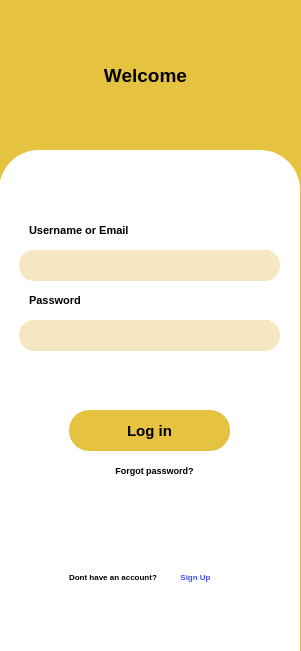
<?xml version="1.0" encoding="UTF-8"?>
<ui version="4.0">
 <class>Splash</class>
 <widget class="QMainWindow" name="Splash">
  <property name="geometry">
   <rect>
    <x>0</x>
    <y>0</y>
    <width>301</width>
    <height>651</height>
   </rect>
  </property>
  <property name="windowTitle">
   <string>Splash</string>
  </property>
  <property name="styleSheet">
   <string notr="true">background-color:#e5c341;
</string>
  </property>
  <widget class="QWidget" name="centralwidget">
   <widget class="QStackedWidget" name="stackedWidget">
    <property name="geometry">
     <rect>
      <x>-10</x>
      <y>0</y>
      <width>311</width>
      <height>661</height>
     </rect>
    </property>
    <property name="styleSheet">
     <string notr="true">#page_2 {
    background-color: #fff;
}
#page_3 {
    background-color: #e5c341;
}</string>
    </property>
    <property name="currentIndex">
     <number>2</number>
    </property>
    <widget class="QWidget" name="page"/>
    <widget class="QWidget" name="page_2">
     <widget class="QPushButton" name="pushButton">
      <property name="enabled">
       <bool>true</bool>
      </property>
      <property name="geometry">
       <rect>
        <x>70</x>
        <y>150</y>
        <width>181</width>
        <height>171</height>
       </rect>
      </property>
      <property name="styleSheet">
       <string notr="true">border:none;
background-color:#fff;</string>
      </property>
      <property name="text">
       <string/>
      </property>
      <property name="icon">
       <iconset resource="res.qrc">
        <normaloff>:/image/humaigoLogo-removebg-preview.png</normaloff>:/image/humaigoLogo-removebg-preview.png</iconset>
      </property>
      <property name="iconSize">
       <size>
        <width>180</width>
        <height>180</height>
       </size>
      </property>
     </widget>
     <widget class="QLabel" name="label">
      <property name="geometry">
       <rect>
        <x>50</x>
        <y>300</y>
        <width>221</width>
        <height>20</height>
       </rect>
      </property>
      <property name="font">
       <font>
        <family>Tahoma</family>
        <bold>true</bold>
       </font>
      </property>
      <property name="styleSheet">
       <string notr="true">color:#000;
background-color:#fff;</string>
      </property>
      <property name="text">
       <string>Right Moisture, Rice’s Future!</string>
      </property>
      <property name="alignment">
       <set>Qt::AlignmentFlag::AlignCenter</set>
      </property>
     </widget>
     <widget class="QPushButton" name="loginPagePushButton">
      <property name="geometry">
       <rect>
        <x>80</x>
        <y>350</y>
        <width>161</width>
        <height>41</height>
       </rect>
      </property>
      <property name="font">
       <font>
        <family>Tahoma</family>
        <pointsize>11</pointsize>
        <bold>true</bold>
       </font>
      </property>
      <property name="styleSheet">
       <string notr="true">color: #000;
border-radius: 20px;
background-color:#e5c341;
</string>
      </property>
      <property name="text">
       <string>Log in</string>
      </property>
     </widget>
     <widget class="QPushButton" name="pushButton_4">
      <property name="geometry">
       <rect>
        <x>90</x>
        <y>450</y>
        <width>151</width>
        <height>21</height>
       </rect>
      </property>
      <property name="font">
       <font>
        <family>Tahoma</family>
        <pointsize>7</pointsize>
        <bold>true</bold>
       </font>
      </property>
      <property name="styleSheet">
       <string notr="true">color:#000;
border:none;
background-color:#fff;</string>
      </property>
      <property name="text">
       <string>Forgot password?</string>
      </property>
     </widget>
     <widget class="QPushButton" name="signUpPagePushButton">
      <property name="geometry">
       <rect>
        <x>80</x>
        <y>400</y>
        <width>161</width>
        <height>41</height>
       </rect>
      </property>
      <property name="font">
       <font>
        <family>Tahoma</family>
        <pointsize>11</pointsize>
        <bold>true</bold>
       </font>
      </property>
      <property name="styleSheet">
       <string notr="true">color: #000;
border-radius: 20px;
background-color:#f4e7c2;
</string>
      </property>
      <property name="text">
       <string>Sign up</string>
      </property>
     </widget>
    </widget>
    <widget class="QWidget" name="page_3">
     <widget class="QFrame" name="frame">
      <property name="geometry">
       <rect>
        <x>9</x>
        <y>150</y>
        <width>301</width>
        <height>841</height>
       </rect>
      </property>
      <property name="styleSheet">
       <string notr="true">background-color: rgb(255, 255, 255);
border-radius: 40px;</string>
      </property>
      <property name="frameShape">
       <enum>QFrame::Shape::StyledPanel</enum>
      </property>
      <property name="frameShadow">
       <enum>QFrame::Shadow::Raised</enum>
      </property>
      <widget class="QLabel" name="label_3">
       <property name="geometry">
        <rect>
         <x>30</x>
         <y>70</y>
         <width>191</width>
         <height>21</height>
        </rect>
       </property>
       <property name="font">
        <font>
         <family>Tahoma</family>
         <pointsize>8</pointsize>
         <fontweight>ExtraBold</fontweight>
        </font>
       </property>
       <property name="styleSheet">
        <string notr="true">color:#000;
font-weight:800;</string>
       </property>
       <property name="text">
        <string>Username or Email</string>
       </property>
       <property name="alignment">
        <set>Qt::AlignmentFlag::AlignLeading|Qt::AlignmentFlag::AlignLeft|Qt::AlignmentFlag::AlignVCenter</set>
       </property>
      </widget>
      <widget class="QFrame" name="frame_2">
       <property name="geometry">
        <rect>
         <x>20</x>
         <y>100</y>
         <width>261</width>
         <height>31</height>
        </rect>
       </property>
       <property name="styleSheet">
        <string notr="true">border-radius:15px;
background-color: rgb(244, 231, 194);
color:#000;</string>
       </property>
       <property name="frameShape">
        <enum>QFrame::Shape::StyledPanel</enum>
       </property>
       <property name="frameShadow">
        <enum>QFrame::Shadow::Raised</enum>
       </property>
       <widget class="QLineEdit" name="loginUsernameLineEdit">
        <property name="geometry">
         <rect>
          <x>20</x>
          <y>0</y>
          <width>231</width>
          <height>28</height>
         </rect>
        </property>
        <property name="font">
         <font>
          <family>Tahoma</family>
          <pointsize>8</pointsize>
          <bold>false</bold>
         </font>
        </property>
        <property name="text">
         <string/>
        </property>
       </widget>
      </widget>
      <widget class="QLabel" name="label_5">
       <property name="geometry">
        <rect>
         <x>30</x>
         <y>140</y>
         <width>191</width>
         <height>21</height>
        </rect>
       </property>
       <property name="font">
        <font>
         <family>Tahoma</family>
         <pointsize>8</pointsize>
         <fontweight>ExtraBold</fontweight>
        </font>
       </property>
       <property name="styleSheet">
        <string notr="true">color:#000;
font-weight:800;</string>
       </property>
       <property name="text">
        <string>Password</string>
       </property>
       <property name="alignment">
        <set>Qt::AlignmentFlag::AlignLeading|Qt::AlignmentFlag::AlignLeft|Qt::AlignmentFlag::AlignVCenter</set>
       </property>
      </widget>
      <widget class="QFrame" name="frame_3">
       <property name="geometry">
        <rect>
         <x>20</x>
         <y>170</y>
         <width>261</width>
         <height>31</height>
        </rect>
       </property>
       <property name="styleSheet">
        <string notr="true">border-radius:15px;
background-color: rgb(244, 231, 194);
color:#000;</string>
       </property>
       <property name="frameShape">
        <enum>QFrame::Shape::StyledPanel</enum>
       </property>
       <property name="frameShadow">
        <enum>QFrame::Shadow::Raised</enum>
       </property>
       <widget class="QLineEdit" name="loginPasswordLineEdit">
        <property name="geometry">
         <rect>
          <x>20</x>
          <y>0</y>
          <width>231</width>
          <height>28</height>
         </rect>
        </property>
        <property name="font">
         <font>
          <family>Tahoma</family>
          <pointsize>8</pointsize>
          <bold>false</bold>
         </font>
        </property>
        <property name="text">
         <string/>
        </property>
       </widget>
      </widget>
      <widget class="QPushButton" name="loginPushButton">
       <property name="geometry">
        <rect>
         <x>70</x>
         <y>260</y>
         <width>161</width>
         <height>41</height>
        </rect>
       </property>
       <property name="font">
        <font>
         <family>Tahoma</family>
         <pointsize>11</pointsize>
         <bold>true</bold>
        </font>
       </property>
       <property name="styleSheet">
        <string notr="true">color: #000;
border-radius: 20px;
background-color:#e5c341;
</string>
       </property>
       <property name="text">
        <string>Log in</string>
       </property>
      </widget>
      <widget class="QPushButton" name="pushButton_7">
       <property name="geometry">
        <rect>
         <x>80</x>
         <y>310</y>
         <width>151</width>
         <height>21</height>
        </rect>
       </property>
       <property name="font">
        <font>
         <family>Tahoma</family>
         <pointsize>7</pointsize>
         <bold>true</bold>
        </font>
       </property>
       <property name="styleSheet">
        <string notr="true">color:#000;
border:none;
background-color:#fff;</string>
       </property>
       <property name="text">
        <string>Forgot password?</string>
       </property>
      </widget>
      <widget class="QWidget" name="layoutWidget">
       <property name="geometry">
        <rect>
         <x>70</x>
         <y>420</y>
         <width>159</width>
         <height>14</height>
        </rect>
       </property>
       <layout class="QHBoxLayout" name="horizontalLayout">
        <item>
         <widget class="QPushButton" name="pushButton_8">
          <property name="font">
           <font>
            <family>Tahoma</family>
            <pointsize>6</pointsize>
            <bold>true</bold>
           </font>
          </property>
          <property name="styleSheet">
           <string notr="true">color:#000;
border:none;
background-color:#fff;</string>
          </property>
          <property name="text">
           <string>Dont have an account?</string>
          </property>
         </widget>
        </item>
        <item>
         <widget class="QPushButton" name="alreadySignedUpPagePushButton">
          <property name="font">
           <font>
            <family>Tahoma</family>
            <pointsize>6</pointsize>
            <bold>true</bold>
           </font>
          </property>
          <property name="styleSheet">
           <string notr="true">color: rgb(64, 74, 255);
border:none;
background-color:#fff;</string>
          </property>
          <property name="text">
           <string>Sign Up</string>
          </property>
         </widget>
        </item>
       </layout>
      </widget>
     </widget>
     <widget class="QLabel" name="label_2">
      <property name="geometry">
       <rect>
        <x>60</x>
        <y>60</y>
        <width>191</width>
        <height>31</height>
       </rect>
      </property>
      <property name="font">
       <font>
        <family>Tahoma</family>
        <pointsize>14</pointsize>
        <bold>true</bold>
       </font>
      </property>
      <property name="styleSheet">
       <string notr="true">color:#000;</string>
      </property>
      <property name="text">
       <string>Welcome</string>
      </property>
      <property name="alignment">
       <set>Qt::AlignmentFlag::AlignCenter</set>
      </property>
     </widget>
     <widget class="QPushButton" name="loginBackPushButton">
      <property name="geometry">
       <rect>
        <x>20</x>
        <y>20</y>
        <width>41</width>
        <height>29</height>
       </rect>
      </property>
      <property name="styleSheet">
       <string notr="true">
background-color: rgb(229, 195, 65);
border:none;</string>
      </property>
      <property name="text">
       <string/>
      </property>
      <property name="icon">
       <iconset resource="res.qrc">
        <normaloff>:/image/back.png</normaloff>:/image/back.png</iconset>
      </property>
     </widget>
    </widget>
    <widget class="QWidget" name="page_4">
     <widget class="QFrame" name="frame_5">
      <property name="geometry">
       <rect>
        <x>9</x>
        <y>150</y>
        <width>301</width>
        <height>841</height>
       </rect>
      </property>
      <property name="styleSheet">
       <string notr="true">background-color: rgb(255, 255, 255);
border-radius: 40px;</string>
      </property>
      <property name="frameShape">
       <enum>QFrame::Shape::StyledPanel</enum>
      </property>
      <property name="frameShadow">
       <enum>QFrame::Shadow::Raised</enum>
      </property>
      <widget class="QLabel" name="label_10">
       <property name="geometry">
        <rect>
         <x>30</x>
         <y>30</y>
         <width>191</width>
         <height>21</height>
        </rect>
       </property>
       <property name="font">
        <font>
         <family>Tahoma</family>
         <pointsize>8</pointsize>
         <fontweight>ExtraBold</fontweight>
        </font>
       </property>
       <property name="styleSheet">
        <string notr="true">color:#000;
font-weight:800;</string>
       </property>
       <property name="text">
        <string>Username</string>
       </property>
       <property name="alignment">
        <set>Qt::AlignmentFlag::AlignLeading|Qt::AlignmentFlag::AlignLeft|Qt::AlignmentFlag::AlignVCenter</set>
       </property>
      </widget>
      <widget class="QFrame" name="frame_10">
       <property name="geometry">
        <rect>
         <x>20</x>
         <y>60</y>
         <width>261</width>
         <height>31</height>
        </rect>
       </property>
       <property name="styleSheet">
        <string notr="true">border-radius:15px;
background-color: rgb(244, 231, 194);
color:#000;</string>
       </property>
       <property name="frameShape">
        <enum>QFrame::Shape::StyledPanel</enum>
       </property>
       <property name="frameShadow">
        <enum>QFrame::Shadow::Raised</enum>
       </property>
       <widget class="QLineEdit" name="registerUsernameLineEdit">
        <property name="geometry">
         <rect>
          <x>20</x>
          <y>0</y>
          <width>231</width>
          <height>28</height>
         </rect>
        </property>
        <property name="font">
         <font>
          <family>Tahoma</family>
          <pointsize>8</pointsize>
          <bold>false</bold>
         </font>
        </property>
        <property name="text">
         <string/>
        </property>
       </widget>
      </widget>
      <widget class="QLabel" name="label_11">
       <property name="geometry">
        <rect>
         <x>30</x>
         <y>100</y>
         <width>191</width>
         <height>21</height>
        </rect>
       </property>
       <property name="font">
        <font>
         <family>Tahoma</family>
         <pointsize>8</pointsize>
         <fontweight>ExtraBold</fontweight>
        </font>
       </property>
       <property name="styleSheet">
        <string notr="true">color:#000;
font-weight:800;</string>
       </property>
       <property name="text">
        <string>Email</string>
       </property>
       <property name="alignment">
        <set>Qt::AlignmentFlag::AlignLeading|Qt::AlignmentFlag::AlignLeft|Qt::AlignmentFlag::AlignVCenter</set>
       </property>
      </widget>
      <widget class="QFrame" name="frame_11">
       <property name="geometry">
        <rect>
         <x>20</x>
         <y>130</y>
         <width>261</width>
         <height>31</height>
        </rect>
       </property>
       <property name="styleSheet">
        <string notr="true">border-radius:15px;
background-color: rgb(244, 231, 194);
color:#000;</string>
       </property>
       <property name="frameShape">
        <enum>QFrame::Shape::StyledPanel</enum>
       </property>
       <property name="frameShadow">
        <enum>QFrame::Shadow::Raised</enum>
       </property>
       <widget class="QLineEdit" name="registerEmailLineEdit">
        <property name="geometry">
         <rect>
          <x>20</x>
          <y>0</y>
          <width>231</width>
          <height>28</height>
         </rect>
        </property>
        <property name="font">
         <font>
          <family>Tahoma</family>
          <pointsize>8</pointsize>
          <bold>false</bold>
         </font>
        </property>
        <property name="text">
         <string/>
        </property>
       </widget>
      </widget>
      <widget class="QPushButton" name="signUpPushButton">
       <property name="geometry">
        <rect>
         <x>70</x>
         <y>360</y>
         <width>161</width>
         <height>41</height>
        </rect>
       </property>
       <property name="font">
        <font>
         <family>Tahoma</family>
         <pointsize>11</pointsize>
         <bold>true</bold>
        </font>
       </property>
       <property name="styleSheet">
        <string notr="true">color: #000;
border-radius: 20px;
background-color:#e5c341;
</string>
       </property>
       <property name="text">
        <string>Sign Up</string>
       </property>
      </widget>
      <widget class="QWidget" name="layoutWidget_3">
       <property name="geometry">
        <rect>
         <x>70</x>
         <y>420</y>
         <width>169</width>
         <height>14</height>
        </rect>
       </property>
       <layout class="QHBoxLayout" name="horizontalLayout_4">
        <item>
         <widget class="QPushButton" name="pushButton_19">
          <property name="font">
           <font>
            <family>Tahoma</family>
            <pointsize>6</pointsize>
            <bold>true</bold>
           </font>
          </property>
          <property name="styleSheet">
           <string notr="true">color:#000;
border:none;
background-color:#fff;</string>
          </property>
          <property name="text">
           <string>Already had an account?</string>
          </property>
         </widget>
        </item>
        <item>
         <widget class="QPushButton" name="alreadyLoginPushButton">
          <property name="font">
           <font>
            <family>Tahoma</family>
            <pointsize>6</pointsize>
            <bold>true</bold>
           </font>
          </property>
          <property name="styleSheet">
           <string notr="true">color: rgb(64, 74, 255);
border:none;
background-color:#fff;</string>
          </property>
          <property name="text">
           <string>Log in</string>
          </property>
         </widget>
        </item>
       </layout>
      </widget>
      <widget class="QFrame" name="frame_12">
       <property name="geometry">
        <rect>
         <x>20</x>
         <y>200</y>
         <width>261</width>
         <height>31</height>
        </rect>
       </property>
       <property name="styleSheet">
        <string notr="true">border-radius:15px;
background-color: rgb(244, 231, 194);
color:#000;</string>
       </property>
       <property name="frameShape">
        <enum>QFrame::Shape::StyledPanel</enum>
       </property>
       <property name="frameShadow">
        <enum>QFrame::Shadow::Raised</enum>
       </property>
       <widget class="QLineEdit" name="registerPasswordLineEdit">
        <property name="geometry">
         <rect>
          <x>20</x>
          <y>0</y>
          <width>231</width>
          <height>28</height>
         </rect>
        </property>
        <property name="font">
         <font>
          <family>Tahoma</family>
          <pointsize>8</pointsize>
          <bold>false</bold>
         </font>
        </property>
        <property name="text">
         <string/>
        </property>
       </widget>
      </widget>
      <widget class="QLabel" name="label_13">
       <property name="geometry">
        <rect>
         <x>30</x>
         <y>170</y>
         <width>191</width>
         <height>21</height>
        </rect>
       </property>
       <property name="font">
        <font>
         <family>Tahoma</family>
         <pointsize>8</pointsize>
         <fontweight>ExtraBold</fontweight>
        </font>
       </property>
       <property name="styleSheet">
        <string notr="true">color:#000;
font-weight:800;</string>
       </property>
       <property name="text">
        <string>Password</string>
       </property>
       <property name="alignment">
        <set>Qt::AlignmentFlag::AlignLeading|Qt::AlignmentFlag::AlignLeft|Qt::AlignmentFlag::AlignVCenter</set>
       </property>
      </widget>
      <widget class="QFrame" name="frame_13">
       <property name="geometry">
        <rect>
         <x>20</x>
         <y>270</y>
         <width>261</width>
         <height>31</height>
        </rect>
       </property>
       <property name="styleSheet">
        <string notr="true">border-radius:15px;
background-color: rgb(244, 231, 194);
color:#000;</string>
       </property>
       <property name="frameShape">
        <enum>QFrame::Shape::StyledPanel</enum>
       </property>
       <property name="frameShadow">
        <enum>QFrame::Shadow::Raised</enum>
       </property>
       <widget class="QLineEdit" name="registerConfirmPasswordLineEdit">
        <property name="geometry">
         <rect>
          <x>20</x>
          <y>0</y>
          <width>231</width>
          <height>28</height>
         </rect>
        </property>
        <property name="font">
         <font>
          <family>Tahoma</family>
          <pointsize>8</pointsize>
          <bold>false</bold>
         </font>
        </property>
        <property name="text">
         <string/>
        </property>
       </widget>
      </widget>
      <widget class="QLabel" name="label_14">
       <property name="geometry">
        <rect>
         <x>30</x>
         <y>240</y>
         <width>191</width>
         <height>21</height>
        </rect>
       </property>
       <property name="font">
        <font>
         <family>Tahoma</family>
         <pointsize>8</pointsize>
         <fontweight>ExtraBold</fontweight>
        </font>
       </property>
       <property name="styleSheet">
        <string notr="true">color:#000;
font-weight:800;</string>
       </property>
       <property name="text">
        <string>Confirm Password</string>
       </property>
       <property name="alignment">
        <set>Qt::AlignmentFlag::AlignLeading|Qt::AlignmentFlag::AlignLeft|Qt::AlignmentFlag::AlignVCenter</set>
       </property>
      </widget>
      <widget class="QLabel" name="label_15">
       <property name="geometry">
        <rect>
         <x>50</x>
         <y>320</y>
         <width>191</width>
         <height>31</height>
        </rect>
       </property>
       <property name="font">
        <font>
         <family>Tahoma</family>
         <pointsize>6</pointsize>
         <bold>true</bold>
        </font>
       </property>
       <property name="styleSheet">
        <string notr="true">color:#000;</string>
       </property>
       <property name="text">
        <string>By continuing, you agree to 
 Terms of Use and Privacy Policy.</string>
       </property>
       <property name="alignment">
        <set>Qt::AlignmentFlag::AlignCenter</set>
       </property>
      </widget>
     </widget>
     <widget class="QLabel" name="label_12">
      <property name="geometry">
       <rect>
        <x>60</x>
        <y>60</y>
        <width>191</width>
        <height>31</height>
       </rect>
      </property>
      <property name="font">
       <font>
        <family>Tahoma</family>
        <pointsize>14</pointsize>
        <bold>true</bold>
       </font>
      </property>
      <property name="styleSheet">
       <string notr="true">color:#000;</string>
      </property>
      <property name="text">
       <string>Create Account</string>
      </property>
      <property name="alignment">
       <set>Qt::AlignmentFlag::AlignCenter</set>
      </property>
     </widget>
     <widget class="QPushButton" name="signUpBackPushButton">
      <property name="geometry">
       <rect>
        <x>20</x>
        <y>20</y>
        <width>41</width>
        <height>29</height>
       </rect>
      </property>
      <property name="styleSheet">
       <string notr="true">
background-color: rgb(229, 195, 65);
border:none;</string>
      </property>
      <property name="text">
       <string/>
      </property>
      <property name="icon">
       <iconset resource="res.qrc">
        <normaloff>:/image/back.png</normaloff>:/image/back.png</iconset>
      </property>
     </widget>
    </widget>
   </widget>
  </widget>
 </widget>
 <resources>
  <include location="res.qrc"/>
 </resources>
 <connections/>
</ui>
